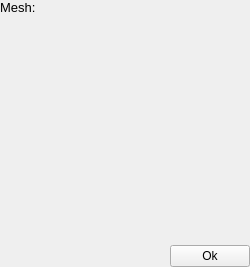
<?xml version="1.0" encoding="UTF-8"?>
<ui version="4.0">
 <class>Form</class>
 <widget class="QWidget" name="Form">
  <property name="geometry">
   <rect>
    <x>0</x>
    <y>0</y>
    <width>250</width>
    <height>267</height>
   </rect>
  </property>
  <property name="windowTitle">
   <string>Form</string>
  </property>
  <layout class="QVBoxLayout" name="verticalLayout">
   <property name="spacing">
    <number>0</number>
   </property>
   <property name="margin">
    <number>0</number>
   </property>
   <item>
    <widget class="QLabel" name="fileNameLabel">
     <property name="font">
      <font>
       <pointsize>10</pointsize>
      </font>
     </property>
     <property name="text">
      <string>Mesh:</string>
     </property>
     <property name="wordWrap">
      <bool>true</bool>
     </property>
    </widget>
   </item>
   <item>
    <widget class="QLabel" name="audioSignalLabel">
     <property name="sizePolicy">
      <sizepolicy hsizetype="Expanding" vsizetype="Expanding">
       <horstretch>0</horstretch>
       <verstretch>0</verstretch>
      </sizepolicy>
     </property>
     <property name="text">
      <string/>
     </property>
    </widget>
   </item>
   <item>
    <layout class="QHBoxLayout" name="horizontalLayout">
     <item>
      <spacer name="horizontalSpacer">
       <property name="orientation">
        <enum>Qt::Horizontal</enum>
       </property>
       <property name="sizeHint" stdset="0">
        <size>
         <width>40</width>
         <height>20</height>
        </size>
       </property>
      </spacer>
     </item>
     <item>
      <widget class="QPushButton" name="okButton">
       <property name="text">
        <string>Ok</string>
       </property>
      </widget>
     </item>
    </layout>
   </item>
  </layout>
 </widget>
 <resources/>
 <connections/>
</ui>
